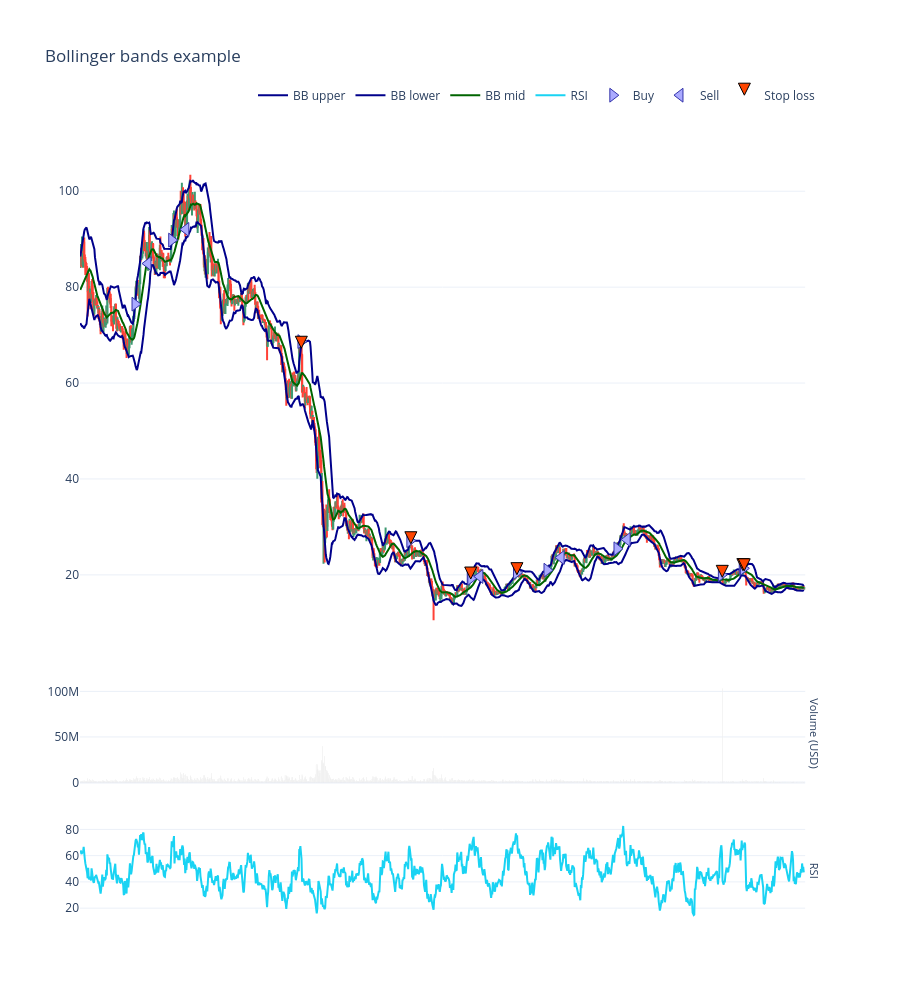

The code cell stored with this chart in its notebook:
### Markdown cell above
### Price action and technical indicators

- Plot the prica action for the trading pair we backtested.
- Overlay trades on the top of technical indicators

### Code cell
from tradeexecutor.visual.single_pair import visualise_single_pair, visualise_single_pair_positions_with_duration_and_slippage
from tradingstrategy.charting.candle_chart import VolumeBarMode

from tradeexecutor.strategy.execution_context import ExecutionContext, ExecutionMode

executor= execution_context = ExecutionContext(
    mode=ExecutionMode.backtesting,
)

figure = visualise_single_pair(
    state,
    candle_universe=universe.universe.candles,
    start_at=START_AT,
    end_at=END_AT,
    volume_bar_mode=VolumeBarMode.separate,
    volume_axis_name="Volume (USD)",
    height = 1000,
    execution_context=executor
)

figure.show()

### Figure 1 — Plotly figure (JSON) as saved in the notebook; plotly's stock layout.template omitted (floating-point values rounded to 4 significant figures; data arrays with more than 128 entries replaced by an {"elided": "..."} marker saying what was removed)
{"data": [{"marker": {"color": "rgba(128,128,128,0.5)"}, "showlegend": false, "type": "bar", "x": {"elided": "1285 str values"}, "xaxis": "x", "y": {"elided": "1285 float values"}, "yaxis": "y2"}, {"close": {"elided": "1285 float values"}, "high": {"elided": "1285 float values"}, "hoverinfo": "text", "low": {"elided": "1285 float values"}, "open": {"elided": "1285 float values"}, "showlegend": false, "text": {"elided": "1285 str values"}, "type": "candlestick", "x": {"elided": "1285 str values"}, "xaxis": "x", "yaxis": "y"}, {"line": {"color": "darkblue", "shape": "linear"}, "mode": "lines", "name": "BB upper", "type": "scatter", "x": {"elided": "1284 str values"}, "xaxis": "x", "y": {"elided": "1284 float values"}, "yaxis": "y"}, {"line": {"color": "darkblue", "shape": "linear"}, "mode": "lines", "name": "BB lower", "type": "scatter", "x": {"elided": "1284 str values"}, "xaxis": "x", "y": {"elided": "1284 float values"}, "yaxis": "y"}, {"line": {"color": "darkgreen", "shape": "linear"}, "mode": "lines", "name": "BB mid", "type": "scatter", "x": {"elided": "1284 str values"}, "xaxis": "x", "y": {"elided": "1284 float values"}, "yaxis": "y"}, {"line": {"shape": "linear"}, "mode": "lines", "name": "RSI", "type": "scatter", "x": {"elided": "1284 str values"}, "xaxis": "x", "y": {"elided": "1284 float values"}, "yaxis": "y3"}, {"hoverinfo": "text", "marker": {"color": "#aaaaff", "line": {"color": "#3333aa", "width": 1}, "size": 12, "symbol": "triangle-right"}, "mode": "markers", "name": "Buy", "text": ["------------------------------------------------------------<br>Buy WAVAX<br><br>Executed at: 2022-03-17 04:00:00<br>Value: 4500.0000 USD<br>Quantity: 58.742272 WAVAX<br>Executed at price: 76.6058 WAVAX / USD<br>Fees paid: $9.00", "------------------------------------------------------------<br>Buy WAVAX<br><br>Executed at: 2022-03-28 00:00:00<br>Value: 4930.3605 USD<br>Quantity: 54.784395 WAVAX<br>Executed at price: 89.9957 WAVAX / USD<br>Fees paid: $9.86", "------------------------------------------------------------<br>Buy WAVAX<br><br>Executed at: 2022-05-05 04:00:00<br>Value: 5021.5518 USD<br>Quantity: 73.008267 WAVAX<br>Executed at price: 68.7806 WAVAX / USD<br>Fees paid: $10.04", "------------------------------------------------------------<br>Buy WAVAX<br><br>Executed at: 2022-06-06 08:00:00<br>Value: 4912.3986 USD<br>Quantity: 180.667479 WAVAX<br>Executed at price: 27.1903 WAVAX / USD<br>Fees paid: $9.82", "------------------------------------------------------------<br>Buy WAVAX<br><br>Executed at: 2022-06-24 04:00:00<br>Value: 4790.2400 USD<br>Quantity: 244.306735 WAVAX<br>Executed at price: 19.6075 WAVAX / USD<br>Fees paid: $9.58", "------------------------------------------------------------<br>Buy WAVAX<br><br>Executed at: 2022-06-24 08:00:00<br>Value: 4677.4183 USD<br>Quantity: 242.254903 WAVAX<br>Executed at price: 19.3078 WAVAX / USD<br>Fees paid: $9.35", "------------------------------------------------------------<br>Buy WAVAX<br><br>Executed at: 2022-07-07 20:00:00<br>Value: 4746.9157 USD<br>Quantity: 231.454410 WAVAX<br>Executed at price: 20.5091 WAVAX / USD<br>Fees paid: $9.49", "------------------------------------------------------------<br>Buy WAVAX<br><br>Executed at: 2022-07-16 20:00:00<br>Value: 4641.3253 USD<br>Quantity: 220.814060 WAVAX<br>Executed at price: 21.0192 WAVAX / USD<br>Fees paid: $9.28", "------------------------------------------------------------<br>Buy WAVAX<br><br>Executed at: 2022-08-06 12:00:00<br>Value: 5147.6731 USD<br>Quantity: 201.943265 WAVAX<br>Executed at price: 25.4907 WAVAX / USD<br>Fees paid: $10.30", "------------------------------------------------------------<br>Buy WAVAX<br><br>Executed at: 2022-09-06 08:00:00<br>Value: 5477.9116 USD<br>Quantity: 272.956787 WAVAX<br>Executed at price: 20.0688 WAVAX / USD<br>Fees paid: $10.96", "------------------------------------------------------------<br>Buy WAVAX<br><br>Executed at: 2022-09-12 12:00:00<br>Value: 5325.2838 USD<br>Quantity: 247.886887 WAVAX<br>Executed at price: 21.4827 WAVAX / USD<br>Fees paid: $10.65", "------------------------------------------------------------<br>Buy WAVAX<br><br>Executed at: 2022-09-12 20:00:00<br>Value: 5183.8967 USD<br>Quantity: 242.188557 WAVAX<br>Executed at price: 21.4044 WAVAX / USD<br>Fees paid: $10.37"], "type": "scatter", "x": ["2022-03-17T04:00:00", "2022-03-28T00:00:00", "2022-05-05T04:00:00", "2022-06-06T08:00:00", "2022-06-24T04:00:00", "2022-06-24T08:00:00", "2022-07-07T20:00:00", "2022-07-16T20:00:00", "2022-08-06T12:00:00", "2022-09-06T08:00:00", "2022-09-12T12:00:00", "2022-09-12T20:00:00"], "xaxis": "x", "y": [76.45, 89.82, 68.64, 27.14, 19.57, 19.27, 20.47, 20.98, 25.44, 20.03, 21.44, 21.36], "yaxis": "y"}, {"hoverinfo": "text", "marker": {"color": "#aaaaff", "line": {"color": "#3333aa", "width": 1}, "size": 12, "symbol": "triangle-left"}, "mode": "markers", "name": "Sell", "text": ["------------------------------------------------------------<br>Sell WAVAX<br><br>Executed at: 2022-03-21 00:00:00<br>Value: 4978.1783 USD<br>Quantity: 58.742272 WAVAX<br>Executed at price: 84.7461 WAVAX / USD<br>Fees paid: $9.98", "------------------------------------------------------------<br>Sell WAVAX<br><br>Executed at: 2022-04-01 04:00:00<br>Value: 5031.6842 USD<br>Quantity: 54.784395 WAVAX<br>Executed at price: 91.8452 WAVAX / USD<br>Fees paid: $10.08", "------------------------------------------------------------<br>Sell WAVAX<br><br>Executed at: 2022-06-27 00:00:00<br>Value: 4754.6377 USD<br>Quantity: 242.254903 WAVAX<br>Executed at price: 19.6266 WAVAX / USD<br>Fees paid: $9.53", "------------------------------------------------------------<br>Sell WAVAX<br><br>Executed at: 2022-07-21 00:00:00<br>Value: 5203.9340 USD<br>Quantity: 220.814060 WAVAX<br>Executed at price: 23.5670 WAVAX / USD<br>Fees paid: $10.43", "------------------------------------------------------------<br>Sell WAVAX<br><br>Executed at: 2022-08-09 12:00:00<br>Value: 5514.6048 USD<br>Quantity: 201.943265 WAVAX<br>Executed at price: 27.3077 WAVAX / USD<br>Fees paid: $11.05"], "type": "scatter", "x": ["2022-03-21T00:00:00", "2022-04-01T04:00:00", "2022-06-27T00:00:00", "2022-07-21T00:00:00", "2022-08-09T12:00:00"], "xaxis": "x", "y": [84.92, 92.03, 19.67, 23.61, 27.36], "yaxis": "y"}, {"hoverinfo": "text", "marker": {"color": ["orangered", "orangered", "orangered", "orangered", "orangered", "orangered", "orangered"], "line": {"color": "black", "width": 1}, "size": 12, "symbol": "arrow-down"}, "mode": "markers", "name": "Stop loss", "text": ["------------------------------------------------------------<br>Stop loss WAVAX<br><br>Triggered at: 67.2704 WAVAX / USD<br>Executed at: 2022-05-05 06:45:00<br>Value: 4900.2705 USD<br>Quantity: 73.008267 WAVAX<br>Executed at price: 67.1194 WAVAX / USD<br>Fees paid: $9.82<br>Stoploss:67.27043901488788 mid-price:67.25389958061416<br>", "------------------------------------------------------------<br>Stop loss WAVAX<br><br>Triggered at: 26.5933 WAVAX / USD<br>Executed at: 2022-06-06 15:00:00<br>Value: 4776.6668 USD<br>Quantity: 180.667479 WAVAX<br>Executed at price: 26.4390 WAVAX / USD<br>Fees paid: $9.57<br>Stoploss:26.59328406958558 mid-price:26.491980489499895<br>", "------------------------------------------------------------<br>Stop loss WAVAX<br><br>Triggered at: 19.1770 WAVAX / USD<br>Executed at: 2022-06-24 07:15:00<br>Value: 4664.8825 USD<br>Quantity: 244.306735 WAVAX<br>Executed at price: 19.0944 WAVAX / USD<br>Fees paid: $9.35<br>Stoploss:19.176978824456953 mid-price:19.132632473480037<br>", "------------------------------------------------------------<br>Stop loss WAVAX<br><br>Triggered at: 20.0588 WAVAX / USD<br>Executed at: 2022-07-07 22:45:00<br>Value: 4629.5931 USD<br>Quantity: 231.454410 WAVAX<br>Executed at price: 20.0022 WAVAX / USD<br>Fees paid: $9.28<br>Stoploss:20.05877537668737 mid-price:20.042265744239323<br>", "------------------------------------------------------------<br>Stop loss WAVAX<br><br>Triggered at: 19.6282 WAVAX / USD<br>Executed at: 2022-09-06 14:15:00<br>Value: 5308.3252 USD<br>Quantity: 272.956787 WAVAX<br>Executed at price: 19.4475 WAVAX / USD<br>Fees paid: $10.64<br>Stoploss:19.62815500406794 mid-price:19.486465775469128<br>", "------------------------------------------------------------<br>Stop loss WAVAX<br><br>Triggered at: 21.0110 WAVAX / USD<br>Executed at: 2022-09-12 16:15:00<br>Value: 5168.1870 USD<br>Quantity: 247.886887 WAVAX<br>Executed at price: 20.8490 WAVAX / USD<br>Fees paid: $10.36<br>Stoploss:21.01104047303725 mid-price:20.89075458420363<br>", "------------------------------------------------------------<br>Stop loss WAVAX<br><br>Triggered at: 20.9344 WAVAX / USD<br>Executed at: 2022-09-13 01:45:00<br>Value: 5040.8779 USD<br>Quantity: 242.188557 WAVAX<br>Executed at price: 20.8139 WAVAX / USD<br>Fees paid: $10.10<br>Stoploss:20.934426766971722 mid-price:20.855567656257747<br>"], "type": "scatter", "x": ["2022-05-05T06:45:00", "2022-06-06T15:00:00", "2022-06-24T07:15:00", "2022-07-07T22:45:00", "2022-09-06T14:15:00", "2022-09-12T16:15:00", "2022-09-13T01:45:00"], "xaxis": "x", "y": [67.25, 26.49, 19.13, 20.04, 19.49, 20.89, 20.86], "yaxis": "y"}, {"hoverinfo": "text", "marker": {"color": "lightgreen", "line": {"color": "black", "width": 1}, "size": 12, "symbol": "arrow-up"}, "mode": "markers", "name": "Take profit", "text": [], "type": "scatter", "x": [], "xaxis": "x", "y": [], "yaxis": "y"}], "layout": {"annotations": [{"font": {"size": 11}, "showarrow": false, "text": "Volume (USD)", "textangle": 90, "x": 0.98, "xanchor": "left", "xref": "paper", "y": 0.2429, "yanchor": "middle", "yref": "paper"}, {"font": {"size": 11}, "showarrow": false, "text": "RSI", "textangle": 90, "x": 0.98, "xanchor": "left", "xref": "paper", "y": 0.06429, "yanchor": "middle", "yref": "paper"}], "height": 1000, "hovermode": "x unified", "legend": {"orientation": "h", "x": 1, "xanchor": "right", "y": 1.09, "yanchor": "top"}, "margin": {"t": 150}, "title": {"text": "Bollinger bands example", "y": 0.95}, "xaxis": {"anchor": "y", "domain": [0, 0.98], "matches": "x3", "rangeslider": {"visible": false}, "showticklabels": false}, "xaxis2": {"anchor": "y2", "domain": [0, 0.98], "matches": "x3", "rangeslider": {"visible": false}, "showticklabels": false}, "xaxis3": {"anchor": "y3", "domain": [0, 0.98], "rangeslider": {"visible": false}}, "yaxis": {"anchor": "x", "domain": [0.3571, 1], "showspikes": true, "spikedash": "dot", "spikemode": "across", "spikesnap": "cursor", "spikethickness": 1}, "yaxis2": {"anchor": "x2", "domain": [0.1786, 0.3071], "showspikes": true, "spikedash": "dot", "spikemode": "across", "spikesnap": "cursor", "spikethickness": 1}, "yaxis3": {"anchor": "x3", "domain": [0, 0.1286], "showspikes": true, "spikedash": "dot", "spikemode": "across", "spikesnap": "cursor", "spikethickness": 1}}}
